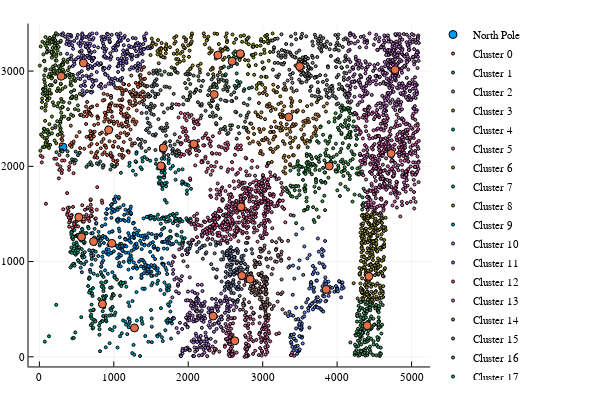

Notebook code for this chart:
### Code cell
using Plots
plotly()
Nr = 5000 ## number of random cities
RandomCities = sample(collect(1:size(Data,2)), Nr, replace = false)
scatter([Data[1,1]], [Data[2,1]], label = "North Pole")
@time for c = 0:Nc
    Cluster_k_Plot = intersect(RandomCities, Cluster_Dic[c])
    scatter!(X[Cluster_k_Plot], Y[Cluster_k_Plot], markersize = 1.5, label = "Cluster $c")   
end
scatter!(Cts[1,:], Cts[2,:], label = "Peaks of KDE using k = $k")

### Figure 1 — Plotly figure (JSON) as saved in the notebook; plotly's stock layout.template omitted (floating-point values rounded to 4 significant figures; data arrays with more than 128 entries replaced by an {"elided": "..."} marker saying what was removed)
{"data": [{"colorbar": {"title": ""}, "hoverinfo": "text", "legendgroup": "North Pole", "marker": {"color": "rgba(0, 154, 250, 1.000)", "line": {"color": "rgba(0, 0, 0, 1.000)", "width": 1}, "size": 8, "symbol": "circle"}, "mode": "markers", "name": "North Pole", "showlegend": true, "text": [null], "type": "scatter", "x": [316.8], "xaxis": "x1", "y": [2202.0], "yaxis": "y1", "zmax": 0.1, "zmin": -0.1}, {"colorbar": {"title": ""}, "hoverinfo": "text", "legendgroup": "Cluster 0", "marker": {"color": "rgba(227, 111, 71, 1.000)", "line": {"color": "rgba(0, 0, 0, 1.000)", "width": 1}, "size": 3, "symbol": "circle"}, "mode": "markers", "name": "Cluster 0", "showlegend": true, "text": {"elided": "230 null values"}, "type": "scatter", "x": {"elided": "230 float values"}, "xaxis": "x1", "y": {"elided": "230 float values"}, "yaxis": "y1", "zmax": 0.1, "zmin": -0.1}, {"colorbar": {"title": ""}, "hoverinfo": "text", "legendgroup": "Cluster 1", "marker": {"color": "rgba(62, 164, 78, 1.000)", "line": {"color": "rgba(0, 0, 0, 1.000)", "width": 1}, "size": 3, "symbol": "circle"}, "mode": "markers", "name": "Cluster 1", "showlegend": true, "text": {"elided": "222 null values"}, "type": "scatter", "x": {"elided": "222 float values"}, "xaxis": "x1", "y": {"elided": "222 float values"}, "yaxis": "y1", "zmax": 0.1, "zmin": -0.1}, {"colorbar": {"title": ""}, "hoverinfo": "text", "legendgroup": "Cluster 2", "marker": {"color": "rgba(195, 113, 210, 1.000)", "line": {"color": "rgba(0, 0, 0, 1.000)", "width": 1}, "size": 3, "symbol": "circle"}, "mode": "markers", "name": "Cluster 2", "showlegend": true, "text": {"elided": "402 null values"}, "type": "scatter", "x": {"elided": "402 float values"}, "xaxis": "x1", "y": {"elided": "402 float values"}, "yaxis": "y1", "zmax": 0.1, "zmin": -0.1}, {"colorbar": {"title": ""}, "hoverinfo": "text", "legendgroup": "Cluster 3", "marker": {"color": "rgba(172, 142, 24, 1.000)", "line": {"color": "rgba(0, 0, 0, 1.000)", "width": 1}, "size": 3, "symbol": "circle"}, "mode": "markers", "name": "Cluster 3", "showlegend": true, "text": [null, null, null, null, null, null, null, null, null, null, null, null, null, null, null, null, null, null, null, null, null, null, null, null, null, null, null, null, null, null, null, null, null, null, null, null, null, null, null, null, null, null, null, null, null, null, null, null, null, null, null, null, null, null, null, null, null, null, null, null, null, null, null, null, null, null, null, null, null, null, null, null, null, null, null, null, null, null, null, null, null, null, null, null, null, null, null, null, null, null, null, null, null, null, null, null, null, null, null, null], "type": "scatter", "x": [2255.0, 2270.0, 2030.0, 1693.0, 2129.0, 1494.0, 1512.0, 1839.0, 2453.0, 1633.0, 2224.0, 2411.0, 2436.0, 1970.0, 1939.0, 2034.0, 1567.0, 1830.0, 2282.0, 1588.0, 2285.0, 2326.0, 2502.0, 1846.0, 2035.0, 2434.0, 1638.0, 2468.0, 1921.0, 1642.0, 1705.0, 1755.0, 1684.0, 2518.0, 2167.0, 2335.0, 2155.0, 2307.0, 2318.0, 1840.0, 2010.0, 1866.0, 2522.0, 1854.0, 1969.0, 1504.0, 1703.0, 1813.0, 2060.0, 1661.0, 2027.0, 2371.0, 1692.0, 2047.0, 2524.0, 1889.0, 1706.0, 1927.0, 1629.0, 1777.0, 1698.0, 2049.0, 2037.0, 1523.0, 1603.0, 2457.0, 2503.0, 1511.0, 1636.0, 1954.0, 2520.0, 1851.0, 2018.0, 2490.0, 1612.0, 1942.0, 2424.0, 2436.0, 1626.0, 1594.0, 1587.0, 1942.0, 2492.0, 2208.0, 1894.0, 2462.0, 2218.0, 2330.0, 1999.0, 2353.0, 1525.0, 1806.0, 1941.0, 2248.0, 2389.0, 1812.0, 2366.0, 2303.0, 2050.0, 1639.0], "xaxis": "x1", "y": [3331.0, 3361.0, 3283.0, 3242.0, 3056.0, 3168.0, 3251.0, 3126.0, 3033.0, 3155.0, 3281.0, 3285.0, 3201.0, 3335.0, 3153.0, 3028.0, 3280.0, 3309.0, 3186.0, 3175.0, 3241.0, 3035.0, 3251.0, 3182.0, 3294.0, 3233.0, 3239.0, 3119.0, 3202.0, 3294.0, 3283.0, 3251.0, 3142.0, 3396.0, 3077.0, 2967.0, 3018.0, 3203.0, 3215.0, 3366.0, 3149.0, 3124.0, 3322.0, 3218.0, 3311.0, 3272.0, 3224.0, 3288.0, 3059.0, 3146.0, 3023.0, 3131.0, 3234.0, 3312.0, 3238.0, 3098.0, 3260.0, 3272.0, 3239.0, 3039.0, 3187.0, 3384.0, 3354.0, 3303.0, 3082.0, 3222.0, 3360.0, 3341.0, 3165.0, 3241.0, 3304.0, 3078.0, 3215.0, 3140.0, 3231.0, 3249.0, 2989.0, 3031.0, 3198.0, 3325.0, 3211.0, 3355.0, 3234.0, 3396.0, 3185.0, 3213.0, 3365.0, 3023.0, 3270.0, 3394.0, 3289.0, 3183.0, 3110.0, 3321.0, 3390.0, 3349.0, 3176.0, 3014.0, 3395.0, 3233.0], "yaxis": "y1", "zmax": 0.1, "zmin": -0.1}, {"colorbar": {"title": ""}, "hoverinfo": "text", "legendgroup": "Cluster 4", "marker": {"color": "rgba(0, 170, 174, 1.000)", "line": {"color": "rgba(0, 0, 0, 1.000)", "width": 1}, "size": 3, "symbol": "circle"}, "mode": "markers", "name": "Cluster 4", "showlegend": true, "text": {"elided": "130 null values"}, "type": "scatter", "x": {"elided": "130 float values"}, "xaxis": "x1", "y": {"elided": "130 float values"}, "yaxis": "y1", "zmax": 0.1, "zmin": -0.1}, {"colorbar": {"title": ""}, "hoverinfo": "text", "legendgroup": "Cluster 5", "marker": {"color": "rgba(237, 94, 147, 1.000)", "line": {"color": "rgba(0, 0, 0, 1.000)", "width": 1}, "size": 3, "symbol": "circle"}, "mode": "markers", "name": "Cluster 5", "showlegend": true, "text": [null, null, null, null, null, null, null, null, null, null, null, null, null, null, null, null, null, null, null, null, null, null, null, null, null, null, null, null, null, null, null, null, null, null, null, null, null, null, null, null, null, null, null, null, null, null, null, null, null, null, null, null, null, null, null, null, null, null, null, null, null, null, null, null, null, null, null, null, null, null, null, null, null, null, null, null, null, null, null, null, null, null, null, null, null, null, null, null, null, null, null, null], "type": "scatter", "x": [1959.0, 2302.0, 2027.0, 2181.0, 2707.0, 1899.0, 2325.0, 2356.0, 1977.0, 1870.0, 1896.0, 2308.0, 1980.0, 1931.0, 2264.0, 1894.0, 2194.0, 2639.0, 2441.0, 1994.0, 2010.0, 2093.0, 2419.0, 1965.0, 1874.0, 2027.0, 1954.0, 2227.0, 2302.0, 2165.0, 2232.0, 2487.0, 2498.0, 2411.0, 2264.0, 2024.0, 2303.0, 2228.0, 1913.0, 1921.0, 2326.0, 2129.0, 1991.0, 2421.0, 2536.0, 2015.0, 2331.0, 2285.0, 2527.0, 2134.0, 1839.0, 2044.0, 2244.0, 2127.0, 2070.0, 2504.0, 2272.0, 1952.0, 2015.0, 1973.0, 2378.0, 2663.0, 2139.0, 2240.0, 1968.0, 2145.0, 2177.0, 2102.0, 2217.0, 2195.0, 2077.0, 2084.0, 2378.0, 2317.0, 2024.0, 2265.0, 2447.0, 1886.0, 2127.0, 2117.0, 2527.0, 1912.0, 2047.0, 2078.0, 2022.0, 1945.0, 2201.0, 2669.0, 2087.0, 1901.0, 2113.0, 2110.0], "xaxis": "x1", "y": [2395.0, 2211.0, 1857.0, 2058.0, 2219.0, 2561.0, 2133.0, 1999.0, 2482.0, 2513.0, 2242.0, 2003.0, 2162.0, 2361.0, 1976.0, 2104.0, 2045.0, 2192.0, 1988.0, 2552.0, 2264.0, 2010.0, 2353.0, 2274.0, 2647.0, 2218.0, 2512.0, 2326.0, 2263.0, 2505.0, 2100.0, 2189.0, 2237.0, 2210.0, 2292.0, 1873.0, 1913.0, 2081.0, 2129.0, 2408.0, 1953.0, 2205.0, 2306.0, 2129.0, 2226.0, 2519.0, 2316.0, 2236.0, 2190.0, 2269.0, 2651.0, 2540.0, 1942.0, 2481.0, 2494.0, 2169.0, 2290.0, 2548.0, 2132.0, 2366.0, 2135.0, 2222.0, 2441.0, 2346.0, 2324.0, 2161.0, 2043.0, 2171.0, 2219.0, 2298.0, 2465.0, 2451.0, 2044.0, 2139.0, 2141.0, 2040.0, 2201.0, 2307.0, 2442.0, 2222.0, 2251.0, 2244.0, 2207.0, 2401.0, 2177.0, 2122.0, 2220.0, 2177.0, 2197.0, 2231.0, 2115.0, 2469.0], "yaxis": "y1", "zmax": 0.1, "zmin": -0.1}, {"colorbar": {"title": ""}, "hoverinfo": "text", "legendgroup": "Cluster 6", "marker": {"color": "rgba(198, 130, 37, 1.000)", "line": {"color": "rgba(0, 0, 0, 1.000)", "width": 1}, "size": 3, "symbol": "circle"}, "mode": "markers", "name": "Cluster 6", "showlegend": true, "text": {"elided": "152 null values"}, "type": "scatter", "x": {"elided": "152 float values"}, "xaxis": "x1", "y": {"elided": "152 float values"}, "yaxis": "y1", "zmax": 0.1, "zmin": -0.1}, {"colorbar": {"title": ""}, "hoverinfo": "text", "legendgroup": "Cluster 7", "marker": {"color": "rgba(0, 169, 141, 1.000)", "line": {"color": "rgba(0, 0, 0, 1.000)", "width": 1}, "size": 3, "symbol": "circle"}, "mode": "markers", "name": "Cluster 7", "showlegend": true, "text": [null, null, null, null, null, null, null, null, null, null, null, null, null, null, null, null, null, null, null, null, null, null, null, null, null, null, null, null, null, null, null, null, null, null, null, null, null, null, null, null, null, null, null, null, null, null, null, null, null, null, null, null, null, null, null, null, null, null, null, null, null, null, null, null, null, null, null, null, null, null, null, null, null, null, null, null, null, null, null, null, null, null, null, null, null, null, null, null, null, null, null, null, null, null, null], "type": "scatter", "x": [226.7, 980.9, 967.0, 840.7, 988.3, 723.1, 859.2, 1083.0, 1009.0, 850.4, 444.9, 670.9, 1010.0, 861.2, 654.8, 876.5, 714.3, 1015.0, 804.6, 856.2, 698.2, 978.4, 948.9, 829.3, 685.0, 1042.0, 802.4, 900.9, 715.4, 748.9, 723.7, 1076.0, 891.8, 683.0, 1099.0, 711.1, 899.1, 892.4, 1001.0, 667.2, 841.0, 862.9, 895.4, 675.2, 668.0, 1010.0, 482.1, 855.5, 852.2, 884.4, 730.1, 129.1, 984.3, 851.1, 722.1, 708.2, 808.5, 861.9, 857.0, 891.0, 816.2, 1168.0, 972.5, 781.3, 815.3, 955.2, 1151.0, 1021.0, 1101.0, 462.0, 851.5, 806.6, 968.0, 72.85, 1093.0, 868.9, 720.2, 876.4, 861.2, 563.0, 688.1, 967.6, 726.8, 701.4, 690.2, 752.5, 863.0, 939.0, 690.9, 697.0, 949.6, 1125.0, 870.3, 703.3, 835.9], "xaxis": "x1", "y": [545.6, 520.1, 437.1, 375.2, 659.8, 489.4, 723.3, 641.6, 837.4, 373.4, 194.3, 834.4, 850.6, 690.4, 743.8, 607.6, 639.0, 831.0, 606.7, 591.3, 667.5, 635.2, 289.9, 780.0, 485.4, 811.8, 328.1, 371.8, 296.7, 382.1, 306.4, 766.4, 387.7, 700.0, 784.4, 350.3, 791.3, 432.4, 646.8, 818.5, 858.5, 838.5, 639.4, 824.1, 675.4, 437.8, 256.1, 636.6, 746.5, 781.9, 495.1, 215.9, 523.5, 479.3, 494.6, 666.3, 289.2, 553.6, 427.5, 406.5, 357.7, 735.5, 728.9, 856.8, 59.23, 503.4, 779.9, 464.1, 742.8, 198.6, 529.1, 231.8, 486.6, 159.5, 774.4, 558.0, 722.1, 628.6, 616.6, 416.6, 696.8, 613.5, 390.8, 548.2, 424.5, 371.2, 721.4, 433.1, 332.7, 443.7, 725.7, 772.8, 521.6, 402.0, 739.1], "yaxis": "y1", "zmax": 0.1, "zmin": -0.1}, {"colorbar": {"title": ""}, "hoverinfo": "text", "legendgroup": "Cluster 8", "marker": {"color": "rgba(142, 151, 30, 1.000)", "line": {"color": "rgba(0, 0, 0, 1.000)", "width": 1}, "size": 3, "symbol": "circle"}, "mode": "markers", "name": "Cluster 8", "showlegend": true, "text": [null, null, null, null, null, null, null, null, null, null, null, null, null, null, null, null, null, null, null, null, null, null, null, null, null, null, null, null, null, null, null, null, null, null, null, null, null, null, null, null, null, null, null, null, null, null, null, null, null, null, null, null, null, null, null, null, null, null, null, null, null, null, null], "type": "scatter", "x": [3033.0, 2707.0, 2811.0, 3077.0, 2976.0, 2749.0, 2713.0, 3021.0, 3016.0, 2705.0, 3004.0, 3074.0, 2595.0, 2737.0, 2675.0, 2818.0, 2918.0, 3020.0, 2801.0, 2669.0, 2922.0, 3082.0, 3039.0, 3059.0, 2886.0, 2876.0, 2903.0, 2864.0, 3099.0, 2974.0, 3061.0, 2764.0, 2690.0, 2615.0, 3060.0, 2810.0, 3025.0, 2853.0, 2996.0, 2873.0, 2731.0, 2970.0, 2808.0, 2995.0, 2629.0, 2981.0, 2949.0, 2813.0, 2690.0, 2783.0, 3113.0, 2874.0, 3133.0, 2794.0, 2642.0, 2907.0, 2973.0, 2872.0, 2780.0, 2922.0, 2980.0, 2724.0, 3053.0], "xaxis": "x1", "y": [3368.0, 3147.0, 3355.0, 3293.0, 3318.0, 3375.0, 3193.0, 3224.0, 3306.0, 3367.0, 3024.0, 3320.0, 3384.0, 3178.0, 3177.0, 3051.0, 2814.0, 3034.0, 2968.0, 3149.0, 3262.0, 3108.0, 2941.0, 3381.0, 2961.0, 3144.0, 3183.0, 3255.0, 3201.0, 2876.0, 3312.0, 3116.0, 3116.0, 3299.0, 3348.0, 3063.0, 3190.0, 3169.0, 3093.0, 3278.0, 3161.0, 3267.0, 3112.0, 2857.0, 3207.0, 2940.0, 2874.0, 3282.0, 3148.0, 3330.0, 3322.0, 3254.0, 3395.0, 3338.0, 3337.0, 3063.0, 3176.0, 3171.0, 3301.0, 2852.0, 3336.0, 3308.0, 2938.0], "yaxis": "y1", "zmax": 0.1, "zmin": -0.1}, {"colorbar": {"title": ""}, "hoverinfo": "text", "legendgroup": "Cluster 9", "marker": {"color": "rgba(0, 169, 204, 1.000)", "line": {"color": "rgba(0, 0, 0, 1.000)", "width": 1}, "size": 3, "symbol": "circle"}, "mode": "markers", "name": "Cluster 9", "showlegend": true, "text": [null, null, null, null, null, null, null, null, null, null, null, null, null, null, null, null, null, null, null, null, null, null, null, null, null, null, null, null, null, null, null, null, null, null, null, null, null, null, null, null, null, null, null, null, null, null, null, null, null, null, null, null, null, null, null, null, null, null, null, null, null, null, null, null, null, null, null, null, null, null, null, null, null, null, null, null, null, null, null, null, null], "type": "scatter", "x": [943.6, 1633.0, 1522.0, 1371.0, 1265.0, 1201.0, 1422.0, 1594.0, 1614.0, 1722.0, 1583.0, 1503.0, 1352.0, 1745.0, 891.3, 1209.0, 1796.0, 1573.0, 1716.0, 1714.0, 1500.0, 1511.0, 1248.0, 1465.0, 1406.0, 1201.0, 1647.0, 1762.0, 1125.0, 1510.0, 1310.0, 1050.0, 1371.0, 1711.0, 1521.0, 1707.0, 1743.0, 1417.0, 1199.0, 1693.0, 1385.0, 1770.0, 1385.0, 1717.0, 1705.0, 1305.0, 1747.0, 980.4, 1731.0, 1799.0, 1506.0, 1376.0, 1181.0, 1108.0, 1194.0, 1729.0, 1769.0, 1084.0, 1251.0, 1692.0, 1211.0, 1215.0, 1610.0, 1754.0, 1761.0, 1165.0, 1658.0, 1791.0, 1154.0, 1588.0, 1679.0, 1510.0, 1744.0, 1727.0, 1275.0, 1583.0, 1628.0, 1010.0, 1781.0, 1679.0, 1738.0], "xaxis": "x1", "y": [143.2, 510.8, 852.4, 407.2, 125.4, 310.6, 218.2, 799.4, 236.5, 356.3, 223.8, 850.2, 8.086, 372.3, 99.7, 532.9, 403.8, 858.5, 869.2, 716.4, 491.3, 154.0, 39.28, 158.3, 713.7, 346.3, 204.5, 577.9, 381.9, 316.2, 381.1, 97.01, 827.2, 748.7, 775.5, 910.8, 536.0, 716.1, 404.9, 936.5, 346.3, 373.3, 716.3, 695.9, 377.5, 679.5, 732.5, 278.2, 397.6, 408.6, 750.8, 374.1, 238.0, 246.5, 570.0, 381.6, 191.4, 216.4, 585.3, 278.8, 392.9, 365.6, 880.4, 382.3, 475.3, 338.3, 165.9, 397.1, 371.1, 215.2, 780.4, 402.2, 751.3, 551.6, 21.96, 768.0, 700.5, 313.6, 350.3, 659.4, 700.1], "yaxis": "y1", "zmax": 0.1, "zmin": -0.1}, {"colorbar": {"title": ""}, "hoverinfo": "text", "legendgroup": "Cluster 10", "marker": {"color": "rgba(155, 127, 233, 1.000)", "line": {"color": "rgba(0, 0, 0, 1.000)", "width": 1}, "size": 3, "symbol": "circle"}, "mode": "markers", "name": "Cluster 10", "showlegend": true, "text": {"elided": "275 null values"}, "type": "scatter", "x": {"elided": "275 float values"}, "xaxis": "x1", "y": {"elided": "275 float values"}, "yaxis": "y1", "zmax": 0.1, "zmin": -0.1}, {"colorbar": {"title": ""}, "hoverinfo": "text", "legendgroup": "Cluster 11", "marker": {"color": "rgba(97, 141, 246, 1.000)", "line": {"color": "rgba(0, 0, 0, 1.000)", "width": 1}, "size": 3, "symbol": "circle"}, "mode": "markers", "name": "Cluster 11", "showlegend": true, "text": {"elided": "144 null values"}, "type": "scatter", "x": {"elided": "144 float values"}, "xaxis": "x1", "y": {"elided": "144 float values"}, "yaxis": "y1", "zmax": 0.1, "zmin": -0.1}, {"colorbar": {"title": ""}, "hoverinfo": "text", "legendgroup": "Cluster 12", "marker": {"color": "rgba(240, 96, 115, 1.000)", "line": {"color": "rgba(0, 0, 0, 1.000)", "width": 1}, "size": 3, "symbol": "circle"}, "mode": "markers", "name": "Cluster 12", "showlegend": true, "text": [null, null, null, null, null, null, null, null, null, null, null, null, null, null, null, null, null, null, null, null, null, null, null, null, null, null, null, null, null, null, null, null, null, null, null, null, null, null, null, null, null, null, null, null, null, null, null, null, null, null, null, null, null, null, null, null, null, null, null, null, null, null, null, null, null, null, null, null, null, null, null, null, null, null], "type": "scatter", "x": [462.8, 300.5, 18.04, 702.3, 486.7, 41.72, 410.0, 506.2, 497.4, 467.9, 398.1, 303.6, 686.9, 410.1, 377.0, 422.9, 424.4, 576.1, 632.9, 771.3, 436.2, 399.9, 507.9, 592.4, 398.1, 267.6, 200.6, 416.0, 452.0, 690.8, 32.95, 269.9, 704.2, 459.1, 241.4, 671.1, 629.5, 396.0, 690.2, 467.1, 646.9, 335.8, 321.2, 692.0, 691.3, 839.5, 751.3, 579.7, 707.1, 372.8, 426.8, 520.6, 401.0, 777.5, 304.7, 379.0, 390.2, 261.6, 88.17, 662.8, 757.9, 656.2, 444.2, 519.4, 612.8, 226.2, 650.5, 844.8, 471.5, 373.8, 282.2, 399.5, 598.2, 523.9], "xaxis": "x1", "y": [1364.0, 1929.0, 2112.0, 1556.0, 1387.0, 2097.0, 1417.0, 1428.0, 1370.0, 1414.0, 1567.0, 1960.0, 1645.0, 1432.0, 1507.0, 1453.0, 1464.0, 1592.0, 1492.0, 1545.0, 1488.0, 1367.0, 1488.0, 1472.0, 1964.0, 1963.0, 2081.0, 2038.0, 1574.0, 1652.0, 2042.0, 2119.0, 1478.0, 1927.0, 2022.0, 1427.0, 1450.0, 1460.0, 1482.0, 1394.0, 1558.0, 2061.0, 1549.0, 1533.0, 1596.0, 1641.0, 1447.0, 1420.0, 1523.0, 1719.0, 1484.0, 1368.0, 1996.0, 1782.0, 2061.0, 1562.0, 1529.0, 1874.0, 1607.0, 1457.0, 1453.0, 1455.0, 1356.0, 1443.0, 1543.0, 2080.0, 1568.0, 1616.0, 2030.0, 1491.0, 1999.0, 1410.0, 1419.0, 1470.0], "yaxis": "y1", "zmax": 0.1, "zmin": -0.1}, {"colorbar": {"title": ""}, "hoverinfo": "text", "legendgroup": "Cluster 13", "marker": {"color": "rgba(221, 101, 182, 1.000)", "line": {"color": "rgba(0, 0, 0, 1.000)", "width": 1}, "size": 3, "symbol": "circle"}, "mode": "markers", "name": "Cluster 13", "showlegend": true, "text": {"elided": "432 null values"}, "type": "scatter", "x": {"elided": "432 float values"}, "xaxis": "x1", "y": {"elided": "432 float values"}, "yaxis": "y1", "zmax": 0.1, "zmin": -0.1}, {"colorbar": {"title": ""}, "hoverinfo": "text", "legendgroup": "Cluster 14", "marker": {"color": "rgba(108, 159, 51, 1.000)", "line": {"color": "rgba(0, 0, 0, 1.000)", "width": 1}, "size": 3, "symbol": "circle"}, "mode": "markers", "name": "Cluster 14", "showlegend": true, "text": {"elided": "213 null values"}, "type": "scatter", "x": {"elided": "213 float values"}, "xaxis": "x1", "y": {"elided": "213 float values"}, "yaxis": "y1", "zmax": 0.1, "zmin": -0.1}, {"colorbar": {"title": ""}, "hoverinfo": "text", "legendgroup": "Cluster 15", "marker": {"color": "rgba(113, 140, 106, 1.000)", "line": {"color": "rgba(0, 0, 0, 1.000)", "width": 1}, "size": 3, "symbol": "circle"}, "mode": "markers", "name": "Cluster 15", "showlegend": true, "text": [null, null, null, null, null, null, null, null, null, null, null, null, null, null, null, null, null, null, null, null, null, null, null, null, null, null, null, null, null, null, null, null, null, null, null, null, null, null, null, null, null, null, null, null, null, null, null, null, null, null, null, null, null, null, null, null, null, null, null, null, null, null, null, null, null, null, null, null, null, null, null, null, null, null, null, null, null, null, null, null, null, null, null, null, null, null, null, null, null, null, null, null, null, null, null, null, null, null, null, null, null, null, null, null, null, null, null, null, null, null, null, null, null, null, null, null, null, null, null, null], "type": "scatter", "x": [2528.0, 2280.0, 2684.0, 2645.0, 2672.0, 2393.0, 2411.0, 2279.0, 1749.0, 2404.0, 1684.0, 2266.0, 2763.0, 1964.0, 1816.0, 2019.0, 1934.0, 2325.0, 1815.0, 2432.0, 2027.0, 1805.0, 2298.0, 2436.0, 2524.0, 2292.0, 2315.0, 2130.0, 2351.0, 2336.0, 2782.0, 1575.0, 2336.0, 2497.0, 2373.0, 2617.0, 2322.0, 2702.0, 2589.0, 2024.0, 2541.0, 2342.0, 2161.0, 2175.0, 1618.0, 1977.0, 2386.0, 2339.0, 2379.0, 2332.0, 2233.0, 2468.0, 2090.0, 2179.0, 2745.0, 2747.0, 2561.0, 2177.0, 2108.0, 2005.0, 1771.0, 2645.0, 2811.0, 2577.0, 1993.0, 2470.0, 2790.0, 2651.0, 2519.0, 1933.0, 2786.0, 2198.0, 2182.0, 2000.0, 2026.0, 2396.0, 2143.0, 2783.0, 1977.0, 2347.0, 2328.0, 2493.0, 1989.0, 1834.0, 2570.0, 2026.0, 2308.0, 2374.0, 2435.0, 2514.0, 2399.0, 2450.0, 2475.0, 2515.0, 1996.0, 1641.0, 2591.0, 2384.0, 2266.0, 2106.0, 2301.0, 2580.0, 2632.0, 2494.0, 1736.0, 2376.0, 2161.0, 2777.0, 1858.0, 2542.0, 2135.0, 2317.0, 2158.0, 1958.0, 2080.0, 1821.0, 2500.0, 2796.0, 2021.0, 2073.0], "xaxis": "x1", "y": [2791.0, 2798.0, 2347.0, 2718.0, 2414.0, 2640.0, 2886.0, 2659.0, 2827.0, 2914.0, 2994.0, 2966.0, 2469.0, 2968.0, 3028.0, 2740.0, 2726.0, 2834.0, 3023.0, 2504.0, 2865.0, 2761.0, 2827.0, 2701.0, 2339.0, 2527.0, 2913.0, 2674.0, 2870.0, 2861.0, 2511.0, 3010.0, 2522.0, 2842.0, 2533.0, 2778.0, 2686.0, 2534.0, 2431.0, 2967.0, 2350.0, 2862.0, 2641.0, 2534.0, 3007.0, 2819.0, 2827.0, 2937.0, 2440.0, 2687.0, 2583.0, 2396.0, 2782.0, 2637.0, 2410.0, 2663.0, 2429.0, 2841.0, 2809.0, 2912.0, 2968.0, 2567.0, 2566.0, 2752.0, 2962.0, 2806.0, 2537.0, 2290.0, 2809.0, 2650.0, 2377.0, 2898.0, 2655.0, 2696.0, 2777.0, 2957.0, 2901.0, 2397.0, 2697.0, 2834.0, 2562.0, 2415.0, 2977.0, 2992.0, 2390.0, 2742.0, 2627.0, 2453.0, 2388.0, 2875.0, 2602.0, 2912.0, 2900.0, 2684.0, 2996.0, 2960.0, 2686.0, 2615.0, 2748.0, 2803.0, 2637.0, 2686.0, 2573.0, 2690.0, 2968.0, 2856.0, 2792.0, 2403.0, 2982.0, 2832.0, 2945.0, 2695.0, 2985.0, 2874.0, 2772.0, 3004.0, 2382.0, 2644.0, 2725.0, 2953.0], "yaxis": "y1", "zmax": 0.1, "zmin": -0.1}, {"colorbar": {"title": ""}, "hoverinfo": "text", "legendgroup": "Cluster 16", "marker": {"color": "rgba(71, 153, 140, 1.000)", "line": {"color": "rgba(0, 0, 0, 1.000)", "width": 1}, "size": 3, "symbol": "circle"}, "mode": "markers", "name": "Cluster 16", "showlegend": true, "text": [null, null, null, null, null, null, null, null, null, null, null, null, null, null, null, null, null, null, null, null, null, null, null, null, null, null, null, null, null, null], "type": "scatter", "x": [955.1, 1096.0, 794.8, 817.1, 704.6, 378.5, 633.0, 1018.0, 287.3, 686.6, 540.1, 772.5, 293.9, 305.5, 449.4, 982.4, 863.0, 310.0, 973.3, 518.5, 439.6, 852.2, 487.8, 380.5, 469.6, 658.4, 855.3, 229.8, 1005.0, 490.5], "xaxis": "x1", "y": [1967.0, 1932.0, 2021.0, 2051.0, 2013.0, 2157.0, 1994.0, 1999.0, 2165.0, 2043.0, 2142.0, 2031.0, 2160.0, 2170.0, 2063.0, 2003.0, 2009.0, 2156.0, 2016.0, 2117.0, 2074.0, 1986.0, 2154.0, 2113.0, 2069.0, 2018.0, 2011.0, 2149.0, 1998.0, 2063.0], "yaxis": "y1", "zmax": 0.1, "zmin": -0.1}, {"colorbar": {"title": ""}, "hoverinfo": "text", "legendgroup": "Cluster 17", "marker": {"color": "rgba(31, 166, 141, 1.000)", "line": {"color": "rgba(0, 0, 0, 1.000)", "width": 1}, "size": 3, "symbol": "circle"}, "mode": "markers", "name": "Cluster 17", "showlegend": true, "text": [null, null, null, null, null, null, null, null, null, null, null, null, null, null, null, null, null, null, null, null, null, null, null, null, null, null, null, null, null, null, null, null, null, null, null, null, null, null, null, null, null, null, null, null, null, null, null, null, null, null, null, null, null, null, null, null, null, null, null, null, null, null, null, null, null, null, null, null, null], "type": "scatter", "x": [502.8, 452.1, 533.1, 490.4, 474.0, 569.0, 590.5, 447.1, 558.3, 489.2, 545.0, 500.1, 496.5, 572.1, 601.9, 653.9, 588.5, 517.5, 661.9, 469.1, 459.9, 430.2, 633.4, 499.7, 497.0, 491.3, 436.2, 594.2, 571.4, 608.6, 581.7, 418.2, 460.7, 416.0, 503.0, 553.9, 575.0, 585.0, 561.2, 453.4, 472.2, 578.1, 487.3, 525.3, 470.9, 432.5, 462.1, 628.9, 470.9, 506.1, 557.9, 530.6, 504.9, 450.9, 438.4, 432.3, 519.0, 430.8, 470.3, 518.9, 435.8, 589.2, 517.2, 433.2, 580.3, 449.1, 569.1, 572.3, 530.9], "xaxis": "x1", "y": [1145.0, 1234.0, 1149.0, 1179.0, 1170.0, 1131.0, 1278.0, 1319.0, 986.7, 1073.0, 1260.0, 1091.0, 1181.0, 1059.0, 1193.0, 1364.0, 1067.0, 1095.0, 1348.0, 976.0, 1263.0, 1146.0, 1299.0, 1268.0, 1200.0, 1271.0, 957.1, 1244.0, 1276.0, 1204.0, 1041.0, 938.3, 1103.0, 1101.0, 1128.0, 1305.0, 1343.0, 1310.0, 1287.0, 975.2, 956.7, 1339.0, 1113.0, 1270.0, 1157.0, 1302.0, 1188.0, 1296.0, 1088.0, 1277.0, 1222.0, 999.8, 1178.0, 1116.0, 1249.0, 1313.0, 1119.0, 1283.0, 1331.0, 1015.0, 1093.0, 1210.0, 1279.0, 1307.0, 1088.0, 1260.0, 1225.0, 1283.0, 1255.0], "yaxis": "y1", "zmax": 0.1, "zmin": -0.1}, {"colorbar": {"title": ""}, "hoverinfo": "text", "legendgroup": "Cluster 18", "marker": {"color": "rgba(175, 120, 221, 1.000)", "line": {"color": "rgba(0, 0, 0, 1.000)", "width": 1}, "size": 3, "symbol": "circle"}, "mode": "markers", "name": "Cluster 18", "showlegend": true, "text": {"elided": "220 null values"}, "type": "scatter", "x": {"elided": "220 float values"}, "xaxis": "x1", "y": {"elided": "220 float values"}, "yaxis": "y1", "zmax": 0.1, "zmin": -0.1}, {"colorbar": {"title": ""}, "hoverinfo": "text", "legendgroup": "Cluster 19", "marker": {"color": "rgba(135, 141, 135, 1.000)", "line": {"color": "rgba(0, 0, 0, 1.000)", "width": 1}, "size": 3, "symbol": "circle"}, "mode": "markers", "name": "Cluster 19", "showlegend": true, "text": {"elided": "208 null values"}, "type": "scatter", "x": {"elided": "208 float values"}, "xaxis": "x1", "y": {"elided": "208 float values"}, "yaxis": "y1", "zmax": 0.1, "zmin": -0.1}, {"colorbar": {"title": ""}, "hoverinfo": "text", "legendgroup": "Cluster 20", "marker": {"color": "rgba(71, 161, 102, 1.000)", "line": {"color": "rgba(0, 0, 0, 1.000)", "width": 1}, "size": 3, "symbol": "circle"}, "mode": "markers", "name": "Cluster 20", "showlegend": true, "text": {"elided": "150 null values"}, "type": "scatter", "x": {"elided": "150 float values"}, "xaxis": "x1", "y": {"elided": "150 float values"}, "yaxis": "y1", "zmax": 0.1, "zmin": -0.1}, {"colorbar": {"title": ""}, "hoverinfo": "text", "legendgroup": "Cluster 21", "marker": {"color": "rgba(119, 131, 175, 1.000)", "line": {"color": "rgba(0, 0, 0, 1.000)", "width": 1}, "size": 3, "symbol": "circle"}, "mode": "markers", "name": "Cluster 21", "showlegend": true, "text": {"elided": "138 null values"}, "type": "scatter", "x": {"elided": "138 float values"}, "xaxis": "x1", "y": {"elided": "138 float values"}, "yaxis": "y1", "zmax": 0.1, "zmin": -0.1}, {"colorbar": {"title": ""}, "hoverinfo": "text", "legendgroup": "Cluster 22", "marker": {"color": "rgba(177, 129, 135, 1.000)", "line": {"color": "rgba(0, 0, 0, 1.000)", "width": 1}, "size": 3, "symbol": "circle"}, "mode": "markers", "name": "Cluster 22", "showlegend": true, "text": {"elided": "149 null values"}, "type": "scatter", "x": {"elided": "149 float values"}, "xaxis": "x1", "y": {"elided": "149 float values"}, "yaxis": "y1", "zmax": 0.1, "zmin": -0.1}, {"colorbar": {"title": ""}, "hoverinfo": "text", "legendgroup": "Cluster 23", "marker": {"color": "rgba(48, 155, 194, 1.000)", "line": {"color": "rgba(0, 0, 0, 1.000)", "width": 1}, "size": 3, "symbol": "circle"}, "mode": "markers", "name": "Cluster 23", "showlegend": true, "text": [null, null, null, null, null, null, null, null, null, null, null, null, null, null, null, null, null, null, null, null, null, null, null, null, null, null, null, null, null, null, null, null, null, null, null, null, null, null, null, null, null, null, null, null, null, null], "type": "scatter", "x": [606.2, 758.4, 791.1, 762.3, 680.5, 829.8, 804.3, 765.0, 714.8, 716.8, 697.2, 571.1, 629.4, 701.8, 764.5, 600.8, 703.9, 783.3, 695.8, 726.1, 840.2, 831.5, 799.5, 843.5, 610.0, 745.6, 810.1, 758.0, 741.7, 698.1, 730.8, 787.4, 730.9, 813.2, 670.0, 854.4, 754.2, 824.4, 795.2, 726.3, 716.2, 826.1, 711.1, 686.1, 556.3, 736.8], "xaxis": "x1", "y": [1048.0, 1104.0, 1058.0, 1398.0, 913.2, 945.5, 1248.0, 1405.0, 1059.0, 1220.0, 1296.0, 889.1, 1000.0, 967.6, 1224.0, 971.8, 1028.0, 1221.0, 1083.0, 1066.0, 1372.0, 950.9, 1267.0, 1244.0, 1098.0, 1186.0, 1168.0, 1211.0, 1344.0, 1062.0, 872.8, 1249.0, 1242.0, 1184.0, 1120.0, 1269.0, 1020.0, 1223.0, 1312.0, 1116.0, 1300.0, 889.2, 1114.0, 889.5, 936.8, 1254.0], "yaxis": "y1", "zmax": 0.1, "zmin": -0.1}, {"colorbar": {"title": ""}, "hoverinfo": "text", "legendgroup": "Cluster 24", "marker": {"color": "rgba(120, 133, 144, 1.000)", "line": {"color": "rgba(0, 0, 0, 1.000)", "width": 1}, "size": 3, "symbol": "circle"}, "mode": "markers", "name": "Cluster 24", "showlegend": true, "text": [null, null, null, null, null, null, null, null, null, null, null, null, null, null, null, null, null, null, null, null, null, null, null, null, null, null, null, null, null, null, null, null, null, null, null, null, null, null, null, null, null, null, null, null, null, null, null, null, null, null, null, null, null, null, null, null, null, null, null, null, null, null, null, null, null, null, null, null, null, null, null, null, null, null, null, null, null, null, null, null, null, null, null, null, null, null, null, null, null, null, null, null, null, null, null], "type": "scatter", "x": [1756.0, 1579.0, 1537.0, 1590.0, 1771.0, 1531.0, 1461.0, 1667.0, 1518.0, 1506.0, 1668.0, 1502.0, 1675.0, 1624.0, 1786.0, 1819.0, 1361.0, 1695.0, 1402.0, 1832.0, 1439.0, 1758.0, 1855.0, 1718.0, 1786.0, 1345.0, 1786.0, 1533.0, 1878.0, 1480.0, 1634.0, 1848.0, 1643.0, 1452.0, 1599.0, 1792.0, 1372.0, 1576.0, 1451.0, 1490.0, 1680.0, 1408.0, 1673.0, 1817.0, 1439.0, 1553.0, 1628.0, 1536.0, 1529.0, 1574.0, 1488.0, 1555.0, 1550.0, 1637.0, 1434.0, 1711.0, 1493.0, 1691.0, 1504.0, 1443.0, 1557.0, 1578.0, 1530.0, 1565.0, 1818.0, 1780.0, 1473.0, 1453.0, 1548.0, 1374.0, 1474.0, 1859.0, 1373.0, 1460.0, 1554.0, 1469.0, 1702.0, 1523.0, 1724.0, 1559.0, 1709.0, 1840.0, 1484.0, 1676.0, 1731.0, 1661.0, 1876.0, 1682.0, 1421.0, 1327.0, 1648.0, 1599.0, 1693.0, 1429.0, 1488.0], "xaxis": "x1", "y": [2264.0, 2978.0, 2541.0, 2971.0, 2617.0, 2838.0, 2457.0, 2101.0, 2787.0, 2842.0, 2143.0, 2657.0, 2154.0, 2399.0, 2170.0, 2153.0, 2239.0, 2252.0, 2650.0, 2114.0, 2562.0, 2217.0, 2169.0, 2411.0, 2653.0, 2224.0, 2135.0, 3004.0, 2138.0, 2449.0, 2167.0, 2112.0, 2406.0, 2843.0, 2495.0, 2184.0, 2195.0, 2757.0, 2503.0, 2739.0, 2116.0, 2697.0, 2567.0, 2229.0, 2737.0, 2322.0, 2799.0, 2868.0, 2974.0, 2914.0, 2588.0, 2727.0, 2636.0, 2212.0, 2381.0, 2448.0, 2419.0, 2408.0, 2551.0, 2624.0, 2762.0, 2852.0, 2618.0, 2338.0, 2336.0, 2612.0, 2354.0, 2395.0, 2857.0, 2559.0, 2186.0, 2262.0, 2279.0, 2759.0, 2897.0, 2730.0, 2322.0, 2330.0, 2607.0, 2171.0, 2835.0, 2144.0, 2607.0, 2240.0, 2118.0, 2373.0, 2158.0, 2837.0, 2259.0, 2287.0, 2649.0, 2759.0, 2374.0, 2159.0, 2629.0], "yaxis": "y1", "zmax": 0.1, "zmin": -0.1}, {"colorbar": {"title": ""}, "hoverinfo": "text", "legendgroup": "Cluster 25", "marker": {"color": "rgba(229, 97, 164, 1.000)", "line": {"color": "rgba(0, 0, 0, 1.000)", "width": 1}, "size": 3, "symbol": "circle"}, "mode": "markers", "name": "Cluster 25", "showlegend": true, "text": {"elided": "422 null values"}, "type": "scatter", "x": {"elided": "422 float values"}, "xaxis": "x1", "y": {"elided": "422 float values"}, "yaxis": "y1", "zmax": 0.1, "zmin": -0.1}, {"colorbar": {"title": ""}, "hoverinfo": "text", "legendgroup": "Cluster 26", "marker": {"color": "rgba(153, 144, 44, 1.000)", "line": {"color": "rgba(0, 0, 0, 1.000)", "width": 1}, "size": 3, "symbol": "circle"}, "mode": "markers", "name": "Cluster 26", "showlegend": true, "text": {"elided": "260 null values"}, "type": "scatter", "x": {"elided": "260 float values"}, "xaxis": "x1", "y": {"elided": "260 float values"}, "yaxis": "y1", "zmax": 0.1, "zmin": -0.1}, {"colorbar": {"title": ""}, "hoverinfo": "text", "legendgroup": "Cluster 27", "marker": {"color": "rgba(57, 155, 123, 1.000)", "line": {"color": "rgba(0, 0, 0, 1.000)", "width": 1}, "size": 3, "symbol": "circle"}, "mode": "markers", "name": "Cluster 27", "showlegend": true, "text": [null, null, null, null, null, null, null, null, null, null, null, null, null, null, null, null, null, null, null, null, null, null, null, null, null, null], "type": "scatter", "x": [2480.0, 2571.0, 2855.0, 2543.0, 2517.0, 2497.0, 2753.0, 2822.0, 2545.0, 2578.0, 2655.0, 2701.0, 2608.0, 2640.0, 2678.0, 2745.0, 2624.0, 2615.0, 2504.0, 2459.0, 2679.0, 2658.0, 2531.0, 2651.0, 2642.0, 2815.0], "xaxis": "x1", "y": [3048.0, 3081.0, 2829.0, 3039.0, 2900.0, 2954.0, 2810.0, 2709.0, 3150.0, 3052.0, 3074.0, 2883.0, 3188.0, 2822.0, 2856.0, 2791.0, 2845.0, 3150.0, 2967.0, 2955.0, 2846.0, 2895.0, 3224.0, 2976.0, 3141.0, 2820.0], "yaxis": "y1", "zmax": 0.1, "zmin": -0.1}, {"colorbar": {"title": ""}, "hoverinfo": "text", "legendgroup": "Cluster 28", "marker": {"color": "rgba(218, 104, 163, 1.000)", "line": {"color": "rgba(0, 0, 0, 1.000)", "width": 1}, "size": 3, "symbol": "circle"}, "mode": "markers", "name": "Cluster 28", "showlegend": true, "text": {"elided": "140 null values"}, "type": "scatter", "x": {"elided": "140 float values"}, "xaxis": "x1", "y": {"elided": "140 float values"}, "yaxis": "y1", "zmax": 0.1, "zmin": -0.1}, {"colorbar": {"title": ""}, "hoverinfo": "text", "legendgroup": "Cluster 29", "marker": {"color": "rgba(0, 154, 250, 1.000)", "line": {"color": "rgba(0, 0, 0, 1.000)", "width": 1}, "size": 3, "symbol": "circle"}, "mode": "markers", "name": "Cluster 29", "showlegend": true, "text": {"elided": "223 null values"}, "type": "scatter", "x": {"elided": "223 float values"}, "xaxis": "x1", "y": {"elided": "223 float values"}, "yaxis": "y1", "zmax": 0.1, "zmin": -0.1}, {"colorbar": {"title": ""}, "hoverinfo": "text", "legendgroup": "Peaks of KDE using k = 10", "marker": {"color": "rgba(227, 111, 71, 1.000)", "line": {"color": "rgba(0, 0, 0, 1.000)", "width": 1}, "size": 8, "symbol": "circle"}, "mode": "markers", "name": "Peaks of KDE using k = 10", "showlegend": true, "text": [null, null, null, null, null, null, null, null, null, null, null, null, null, null, null, null, null, null, null, null, null, null, null, null, null, null, null, null, null], "type": "scatter", "x": [3894.0, 4778.0, 2399.0, 1633.0, 2075.0, 3350.0, 847.1, 2699.0, 1277.0, 592.2, 3853.0, 529.8, 4726.0, 292.9, 2348.0, 930.9, 565.7, 2334.0, 3496.0, 4405.0, 2720.0, 2831.0, 727.9, 1666.0, 2709.0, 4427.0, 2589.0, 2625.0, 973.4], "xaxis": "x1", "y": [2003.0, 3014.0, 3168.0, 2005.0, 2235.0, 2518.0, 554.0, 3183.0, 303.4, 3085.0, 707.7, 1466.0, 2135.0, 2946.0, 2754.0, 2382.0, 1259.0, 427.6, 3049.0, 327.0, 852.5, 814.0, 1210.0, 2194.0, 1575.0, 844.1, 3104.0, 168.0, 1191.0], "yaxis": "y1", "zmax": 0.1, "zmin": -0.1}], "layout": {"annotations": [], "height": 400, "legend": {"bgcolor": "rgba(255, 255, 255, 1.000)", "bordercolor": "rgba(0, 0, 0, 1.000)", "font": {"color": "rgba(0, 0, 0, 1.000)", "family": "sans-serif", "size": 11}, "tracegroupgap": 0, "x": 1, "y": 1}, "margin": {"b": 20, "l": 0, "r": 0, "t": 20}, "paper_bgcolor": "rgba(255, 255, 255, 1.000)", "plot_bgcolor": "rgba(255, 255, 255, 1.000)", "showlegend": true, "width": 600, "xaxis": {"anchor": "y1", "domain": [0.06582, 0.9934], "gridcolor": "rgba(0, 0, 0, 0.100)", "gridwidth": 0.5, "linecolor": "rgba(0, 0, 0, 1.000)", "mirror": false, "range": [-146.0, 5250.0], "showgrid": true, "showline": true, "showticklabels": true, "tickangle": 0, "tickcolor": "rgb(0, 0, 0)", "tickfont": {"color": "rgba(0, 0, 0, 1.000)", "family": "sans-serif", "size": 11}, "tickmode": "array", "ticks": "inside", "ticktext": ["0", "1000", "2000", "3000", "4000", "5000"], "tickvals": [0, 1000, 2000, 3000, 4000, 5000], "title": "", "titlefont": {"color": "rgba(0, 0, 0, 1.000)", "family": "sans-serif", "size": 15}, "type": "-", "visible": true, "zeroline": false, "zerolinecolor": "rgba(0, 0, 0, 1.000)"}, "yaxis": {"anchor": "x1", "domain": [0.03762, 0.9902], "gridcolor": "rgba(0, 0, 0, 0.100)", "gridwidth": 0.5, "linecolor": "rgba(0, 0, 0, 1.000)", "mirror": false, "range": [-101.2, 3499.0], "showgrid": true, "showline": true, "showticklabels": true, "tickangle": 0, "tickcolor": "rgb(0, 0, 0)", "tickfont": {"color": "rgba(0, 0, 0, 1.000)", "family": "sans-serif", "size": 11}, "tickmode": "array", "ticks": "inside", "ticktext": ["0", "1000", "2000", "3000"], "tickvals": [0, 1000, 2000, 3000], "title": "", "titlefont": {"color": "rgba(0, 0, 0, 1.000)", "family": "sans-serif", "size": 15}, "type": "-", "visible": true, "zeroline": false, "zerolinecolor": "rgba(0, 0, 0, 1.000)"}}}
